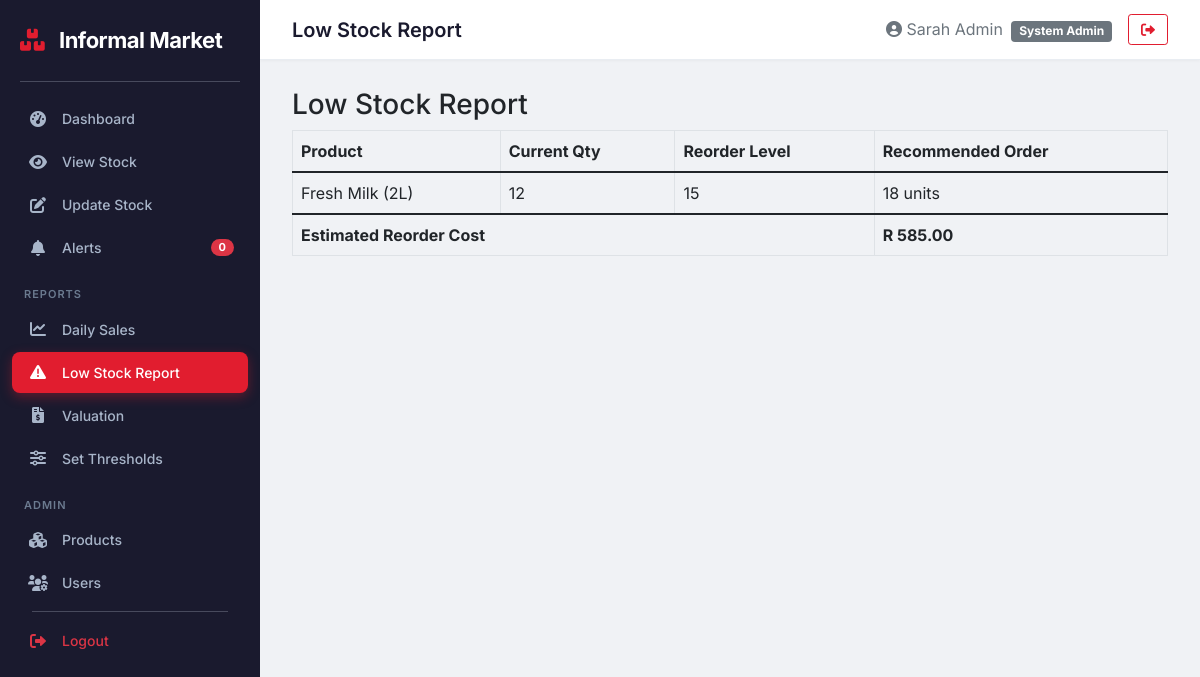
Page /boxer_inventory/manager/low_stock_report.php (signed in) on the committed database.
### tables this page shows
CREATE TABLE Stock (
    stock_id             INT AUTO_INCREMENT PRIMARY KEY,
    product_id           INT NOT NULL UNIQUE,
    location_code        VARCHAR(50) NOT NULL,
    current_quantity     INT NOT NULL DEFAULT 0,
    minimum_quantity     INT NOT NULL DEFAULT 0,
    maximum_quantity     INT NOT NULL DEFAULT 9999,
    last_updated         DATETIME DEFAULT CURRENT_TIMESTAMP ON UPDATE CURRENT_TIMESTAMP,
    updated_by           VARCHAR(50) NOT NULL,
    INDEX idx_product (product_id),
    INDEX idx_location (location_code),
    CONSTRAINT fk_stock_product
        FOREIGN KEY (product_id) REFERENCES Product(product_id)
            ON DELETE CASCADE ON UPDATE CASCADE
);

CREATE TABLE Product (
    product_id           INT AUTO_INCREMENT PRIMARY KEY,
    SKU                  VARCHAR(50) NOT NULL UNIQUE,
    barcode              VARCHAR(50) UNIQUE,
    product_name         VARCHAR(100) NOT NULL,
    category_id          INT,
    supplier_id          INT,
    unit_price           DECIMAL(10,2) NOT NULL,
    cost_price           DECIMAL(10,2) NOT NULL,
    reorder_level        INT NOT NULL DEFAULT 10,
    is_active            BOOLEAN DEFAULT TRUE,
    expiry_date          DATE,
    created_at           DATETIME DEFAULT CURRENT_TIMESTAMP,
    updated_at           DATETIME DEFAULT CURRENT_TIMESTAMP ON UPDATE CURRENT_TIMESTAMP,
    INDEX idx_category (category_id),
    INDEX idx_supplier (supplier_id),
    INDEX idx_product_name (product_name),
    INDEX idx_sku (SKU),
    INDEX idx_barcode (barcode),
    CONSTRAINT fk_product_category
        FOREIGN KEY (category_id) REFERENCES Category(category_id)
            ON DELETE SET NULL ON UPDATE CASCADE,
    CONSTRAINT fk_product_supplier
        FOREIGN KEY (supplier_id) REFERENCES Supplier(supplier_id)
            ON DELETE SET NULL ON UPDATE CASCADE
);

### boxer_inventory/manager/low_stock_report.php (the view, shortened to what this page needs)
<?php
require_once __DIR__ . '/../auth.php';
require_once __DIR__ . '/../header.php';
$result = $conn->query("SELECT p.product_id, p.product_name, s.current_quantity, p.reorder_level
                        FROM product p
                        JOIN stock s ON p.product_id = s.product_id
                        WHERE s.current_quantity <= p.reorder_level AND p.is_active = 1");
?>
<h3>Low Stock Report</h3>
<?php if ($result->num_rows == 0): ?>
    <div class="alert alert-success">All products are above reorder level.</div>
<?php else: ?>
    <table class="table table-bordered">
        <thead><tr><th>Product</th><th>Current Qty</th><th>Reorder Level</th><th>Recommended Order</th></tr></thead>
        <tbody>
        <?php
        $total_reorder_cost = 0;
        while ($row = $result->fetch_assoc()):
            $recommended = max(0, $row['reorder_level'] * 2 - $row['current_quantity']);
            $price = $conn->query("SELECT unit_price FROM product WHERE product_id = {$row['product_id']}")->fetch_assoc()['unit_price'];
            $total_reorder_cost += $recommended * $price;
        ?>
            <tr>
                <td><?php echo $row['product_name']; ?></td>
                <td><?php echo $row['current_quantity']; ?></td>
                <td><?php echo $row['reorder_level']; ?></td>
                <td><?php echo $recommended; ?> units</td>
            </tr>
        <?php endwhile; ?>
        </tbody>
        <tfoot>
            <tr><th colspan="3">Estimated Reorder Cost</th><th>R <?php echo number_format($total_reorder_cost, 2); ?></th></tr>
        </tfoot>
    </table>
<?php endif; ?>
<?php require_once __DIR__ . '/../footer.php'; ?>

### boxer_inventory/css/style.css (style rules this page uses)
body { font-family: 'Inter', -apple-system, BlinkMacSystemFont, sans-serif; background: #f0f2f5; margin: 0; padding: 0; }

### rows in the picture
stock: product.product_name "Fresh Milk (2L)", current_quantity "12", product.reorder_level "15", recommended "18"

### other values in the picture
$count "0"
$page_title "Low Stock Report"
$_SESSION['full_name'] "Sarah Admin"
$_SESSION['role'] "System Admin"
$total_reorder_cost "585.00"
